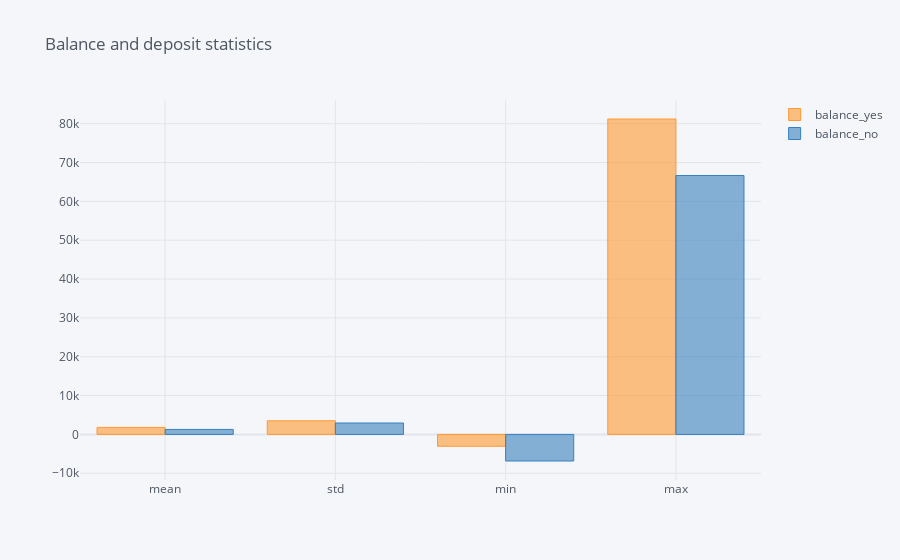

This figure's notebook cell:
### Code cell
b_df.drop(['count', '25%', '50%', '75%']).iplot(kind = 'bar', title = 'Balance and deposit statistics')

### Figure 1 — Plotly figure (JSON) as saved in the notebook; plotly's stock layout.template omitted (floating-point values rounded to 4 significant figures)
{"data": [{"marker": {"color": "rgba(255, 153, 51, 0.6)", "line": {"color": "rgba(255, 153, 51, 1.0)", "width": 1}}, "name": "balance_yes", "orientation": "v", "text": "", "type": "bar", "x": ["mean", "std", "min", "max"], "y": [1804.0, 3501.0, -3058, 81204]}, {"marker": {"color": "rgba(55, 128, 191, 0.6)", "line": {"color": "rgba(55, 128, 191, 1.0)", "width": 1}}, "name": "balance_no", "orientation": "v", "text": "", "type": "bar", "x": ["mean", "std", "min", "max"], "y": [1280.0, 2933.0, -6847, 66653]}], "layout": {"autosize": true, "legend": {"bgcolor": "#F5F6F9", "font": {"color": "#4D5663"}}, "paper_bgcolor": "#F5F6F9", "plot_bgcolor": "#F5F6F9", "title": {"font": {"color": "#4D5663"}, "text": "Balance and deposit statistics"}, "xaxis": {"autorange": true, "gridcolor": "#E1E5ED", "range": [-0.5, 3.5], "showgrid": true, "tickfont": {"color": "#4D5663"}, "title": {"font": {"color": "#4D5663"}, "text": ""}, "type": "category", "zerolinecolor": "#E1E5ED"}, "yaxis": {"autorange": true, "gridcolor": "#E1E5ED", "range": [-11740.0, 86100.0], "showgrid": true, "tickfont": {"color": "#4D5663"}, "title": {"font": {"color": "#4D5663"}, "text": ""}, "type": "linear", "zerolinecolor": "#E1E5ED"}}}
